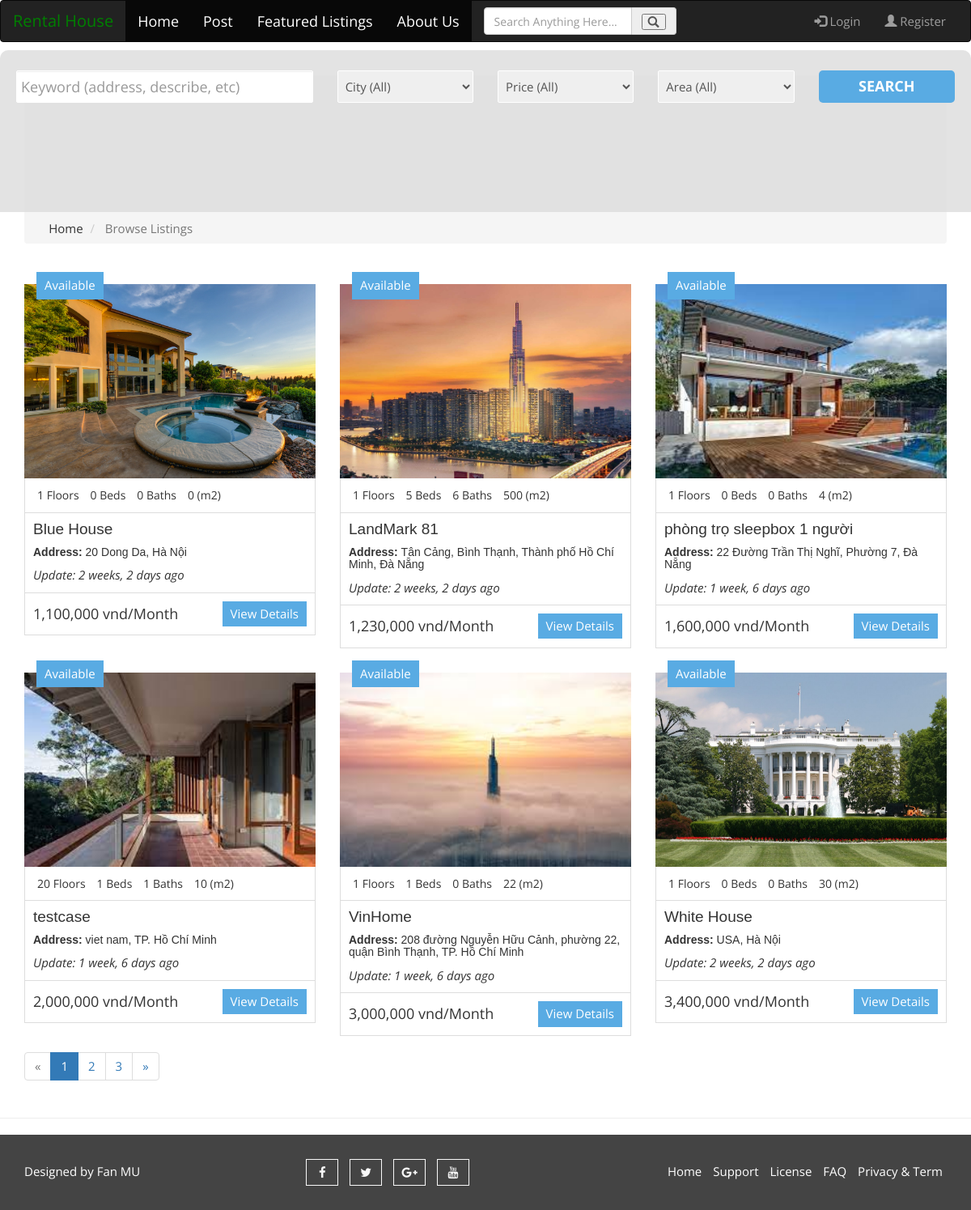
Screenshot of /search with the database file from the repository.
### house/models.py (models this page shows, shortened)
class Listing(models.Model):
    status_choices = (
        ("Available","Available"),
        ("Unvailable", "Unavailable"),
        ("Sale", "For Sale"),
        ('draft', 'Draft'),
        ('published', 'Published'),
    )
    city_choices = {
        ('TP. Hồ Chí Minh', 'TP. Hồ Chí Minh'),
        ('Hà Nội', 'Hà Nội'),
        ('Đà Nẵng', 'Đà Nẵng'),
        ('Bình Dương','Bình Dương'),
        ('An Giang','An Giang'),
        ('Bà Rịa – Vũng Tàu','Bà Rịa – Vũng Tàu'),
        ('Bạc Liêu','Bạc Liêu'),
        ('Bắc Giang','Bắc Giang'),
        ('Bắc Kạn','Bắc Kạn'),
        ('Bắc Ninh','Bắc Ninh'),
        ('Bến Tre','Bến Tre'),
        ('Bình Định','Bình Định'),
        ('Bình Phước','Bình Phước'),
        ('Bình Thuận','Bình Thuận'),
        ('Cà Mau','Cà Mau'),
        ('Cao Bằng','Cao Bằng'),
        ('Cần Thơ','Cần Thơ'),
        ('Đắk Lắk','Đắk Lắk'),
        ('Đắk Nông','Đắk Nông'),
        ('Điện Biên','Điện Biên'),
        ('Đồng Nai','Đồng Nai'),
        ('Đồng Tháp','Đồng Tháp'),
        ('Gia Lai','Gia Lai'),
        ('Hà Giang','Hà Giang'),
        ('Hà Nam','Hà Nam'),
        ('Hà Tĩnh','Hà Tĩnh'),
        ('Hải Dương','Hải Dương'),
        ('Hải Phòng','Hải Phòng'),
        ('Hậu Giang','Hậu Giang'),
        ('Hòa Bình','Hòa Bình'),
        ('Hưng Yên','Hưng Yên'),
        ('Khánh Hòa','Khánh Hòa'),
        ('Kiên Giang','Kiên Giang'),
        ('Kon Tum','Kon Tum'),
        ('Lai Châu','Lai Châu'),
        ('Lạng Sơn','Lạng Sơn'),
        ('Lào Cai','Lào Cai'),
        ('Lâm Đồng','Lâm Đồng'),
        ('Long An','Long An'),
        ('Nam Định','Nam Định'),
        ('Nghệ An','Nghệ An'),
        ('Ninh Bình','Ninh Bình'),
        ('Ninh Thuận','Ninh Thuận'),
        ('Phú Thọ','Phú Thọ'),
        ('Phú Yên','Phú Yên'),
        ('Quảng Bình','Quảng Bình'),
        ('Quảng Nam','Quảng Nam'),
        ('Quảng Ngãi','Quảng Ngãi'),
        ('Quảng Ninh','Quảng Ninh'),
        ('Quảng Trị','Quảng Trị'),
        ('Sóc Trăng','Sóc Trăng'),
        ('Sơn La','Sơn La'),
        ('Tây Ninh','Tây Ninh'),
        ('Thái Bình','Thái Bình'),
        ('Thái Nguyên','Thái Nguyên'),
        ('Thanh Hóa','Thanh Hóa'),
        ('Thừa Thiên Huế','Thừa Thiên Huế'),
        ('Tiền Giang','Tiền Giang'),
        ('Trà Vinh','Trà Vinh'),
        ('Tuyên Quang','Tuyên Quang'),
        ('Vĩnh Long','Vĩnh Long'),
        ('Vĩnh Phúc','Vĩnh Phúc'),
        ('Yên Bái','Yên Bái'),
    }
    status = models.CharField(max_length = 20, choices=status_choices, default="Available")
    lessor = models.ForeignKey(Profile,on_delete = models.CASCADE, blank=True,null=True)
    title = models.CharField(max_length = 120)
    address = models.CharField(max_length = 200)
    city = models.CharField(max_length = 100,choices=city_choices,default='null')
    description = models.TextField(blank=True)
    price = models.IntegerField()
    area = models.IntegerField()
    floor= models.IntegerField(default=1)
    bedrooms = models.IntegerField(default=0)
    kitcheen = models.IntegerField(default=0)
    bathrooms = models.IntegerField(default=0)
    garage = models.BooleanField(default=0)
    AirCondition = models.BooleanField(default=0)
    ComunityCenter = models.BooleanField(default=0)
    SecuritySystem = models.BooleanField(default=0)
    Furniture = models.TextField(default=0)
    list_date = models.DateField(default = datetime.now,blank = True)
    photo_main = models.ImageField(upload_to = 'photos/%Y/%m/%d/')
    photo_1 = models.ImageField(upload_to = 'photos/%Y/%m/%d/',blank =True)
    photo_2 = models.ImageField(upload_to = 'photos/%Y/%m/%d/',blank =True)
    photo_3 = models.ImageField(upload_to = 'photos/%Y/%m/%d/',blank =True)
    photo_4 = models.ImageField(upload_to = 'photos/%Y/%m/%d/',blank =True)
    photo_5 = models.ImageField(upload_to = 'photos/%Y/%m/%d/',blank =True)
    favourites = models.ManyToManyField(
        User, related_name='favourite', default=None, blank=True)

### house/views.py (the view)
# urls.py: path('search',views.search,name = "search"),
def search(request):
    queryset_list = Listing.objects.order_by('price','area','-list_date')
    if 'keywords' in request.GET:
        keywords = request.GET['keywords']
        if keywords:
            queryset_list = queryset_list.filter(address__icontains=keywords) |  queryset_list.filter(description__icontains=keywords) | queryset_list.filter(title__icontains=keywords)
    if 'city' in request.GET:
        city = request.GET['city']
        if city:
            queryset_list = queryset_list.filter(city__iexact = city)
    if 'area' in request.GET:
        area = request.GET['area']
        if area:
            queryset_list = queryset_list.filter(area__lte = area)
    if 'price' in request.GET:
        price = request.GET['price']
        if price:
            queryset_list = queryset_list.filter(price__lte= price)
    paginator = Paginator(queryset_list,6)
    page = request.GET.get('page')
    paged_listings = paginator.get_page(page)
    context =  {
        "city_choices": city_choices,
        "price_choices":price_choices,
        "area_choices":area_choices,
        "bedroom_choices":bedroom_choices,
        "listings":paged_listings,
        "values":request.GET,
    }
    return render(request,'listings/search.html',context)

### templates/listings/search.html (shortened to what this page needs)
{% extends 'base.html' %}
{% load static%}
{% load humanize %}
{% block content %}
 <section id="aa-advance-search" style="margin-top: 110px;margin-bottom:10px; ">
    <div container>
      <div class="aa-advance-search-area" >
        <form action="{% url 'search' %}" style="background-color:gainsboro;opacity: 1>
          <div class="form">
           <div class="aa-advance-search-top">
             <div class="row">
               <div class="col-md-4">
                 <div class="aa-single-advance-search">
                   <input type="text" name="keywords" class="form-control" placeholder="Keyword (address, describe, etc)">
                 </div>
               </div>
               <div class="col-md-2">
                 <div class="aa-single-advance-search">
                   <select name="city" >
                    <option selected="true" value="">City (All)</option>
                   </select>
                 </div>
               </div>
                 <div class="col-md-2">
                   <div class="aa-single-advance-search">
                     <select name="price" >
                      <option selected="true" value="">Price (All)</option>
                     </select>
                   </div>
                 </div>
                 <div class="col-md-2">
                   <div class="aa-single-advance-search">
                     <select name="area" >
                      <option selected="true" value="">Area (All)</option>
                     </select>
                   </div>
                 </div>
                 <div class="col-md-2">
                   <div class="aa-single-advance-search">
                     <button class="aa-search-btn" type="submit">Search</button>
                   </div>
                 </div>
             </div>
           </div>
         </div>
      </div>
  </section>
  <section id="bc" class="mt-3">
    <div class="container">
      <nav aria-label="breadcrumb">
        <ol class="breadcrumb">
          <li class="breadcrumb-item">
            <a href="{% url 'home' %}">
              <i class="fas fa-home"></i> Home</a>
          </li>
          <li class="breadcrumb-item active"> Browse Listings</li>
        </ol>
      </nav>
    </div>
  </section>
  <section id="listings" class="py-4">
    <div class="container">
      <div class="row">
      {% if listings %}
        {% for listing in listings %}
        <div class="col-md-4">
          <article class="aa-properties-item" >
            <a href="{% url 'listing' listing.pk%}" class="aa-properties-item-img">
              <img src="{{listing.photo_main.url }}" alt="img" width="370" height="240">
            </a>
            <div class="aa-tag for-sale">
              {{listing.status}}
            </div>
            <div class="aa-properties-item-content">
              <div class="aa-properties-info">
                <span>{{listing.floor}} Floors</span>
                <span>{{listing.bedrooms}} Beds</span>
                <span>{{listing.bathrooms}} Baths</span>
                <span>{{listing.area}} (m2)</span>
              </div>
              <div class="aa-properties-about">
                <h3 style="font-size:19px"><a href="{% url 'listing' listing.pk%}">{{listing.title}}</a></h3>
                <h5><strong>Address: </strong>{{listing.address}}, {{listing.city}}</h5>
                <i>Update: {{ listing.list_date | timesince }} ago</i>
              </div>
              <div class="aa-properties-detial">
                <span class="aa-price">
                  {{listing.price | intcomma}} vnd/Month
                </span>
                <a href="{% url 'listing' listing.pk %}" class="aa-secondary-btn">View Details</a>
              </div>
            </div>
          </article>
          </div>
        {% endfor%}
    {% else %}
          <div class="col-md-12">
            <p>No listings available.</p>
          </div>
    {% endif %}
    </div>
      <div class="row">
        <div class="col-md-12">
          {% if listings.has_other_pages %}
            <ul class="pagination">
              {% if listings.has_previous  %}
                <li class="page-item">
                  <a href="?page={{listings.previous_page_number}}" class="page-link">
                    &laquo;
                  </a>
                </li>
                {% else %}
                  <li class="page-item disabled">
                    <a class="page-link">&laquo;</a>
                  </li>
              {% endif %}
              {% for i in listings.paginator.page_range %}
                  {% if listings.number == i %}
                  <li class="page-item active">
                    <a class="page-link">{{i}}</a>
                  </li>
                  {% else %}
                  <li class="page-item">
                    <a href="?page={{i}}" class="page-link">{{i}}</a>
                  </li>
                  {% endif %}
              {% endfor %}
            {% if listings.has_next  %}
                <li class="page-item">
                  <a href="?page={{listings.next_page_number}}" class="page-link">
                    &raquo;
                  </a>
                </li>
                {% else %}
                  <li class="page-item disabled">
                    <a class="page-link">&raquo;</a>
                  </li>
              {% endif %}
            </ul>
          {% endif %}
        </div>
      </div>
    </div>
  </section>
{% endblock %}

### webapp/static/css/theme-color/default-theme.css (style rules this page uses)
.aa-secondary-btn { background-color: #59abe3; }
#aa-advance-search .aa-advance-search-area .aa-advance-search-top .aa-single-advance-search .aa-search-btn { background-color: #59abe3; }
.aa-properties-item .for-sale { background-color: #59abe3; }

### rows the page displays
Listing: photo_main (picture), status "Available", floor "1", bedrooms "0", bathrooms "0", area "0", title "Blue House", address "20 Dong Da", city "Hà Nội", list_date "2 weeks, 2 days", price "1,100,000"
Listing: photo_main (picture), status "Available", floor "1", bedrooms "5", bathrooms "6", area "500", title "LandMark 81", address "Tân Cảng, Bình Thạnh, Thành phố Hồ Chí Minh", city "Đà Nẵng", list_date "2 weeks, 2 days", price "1,230,000"
Listing: photo_main (picture), status "Available", floor "1", bedrooms "0", bathrooms "0", area "4", title "phòng trọ sleepbox 1 người", address "22 Đường Trần Thị Nghĩ, Phường 7", city "Đà Nẵng", list_date "1 week, 6 days", price "1,600,000"
Listing: photo_main (picture), status "Available", floor "20", bedrooms "1", bathrooms "1", area "10", title "testcase", address "viet nam", city "TP. Hồ Chí Minh", list_date "1 week, 6 days", price "2,000,000"
Listing: photo_main (picture), status "Available", floor "1", bedrooms "1", bathrooms "0", area "22", title "VinHome", address "208 đường Nguyễn Hữu Cảnh, phường 22, quận Bình Thạnh", city "TP. Hồ Chí Minh", list_date "1 week, 6 days", price "3,000,000"
Listing: photo_main (picture), status "Available", floor "1", bedrooms "0", bathrooms "0", area "30", title "White House", address "USA", city "Hà Nội", list_date "2 weeks, 2 days", price "3,400,000"

### other values shown
{{ i }} "1"
{{ i }} "2" "3"
